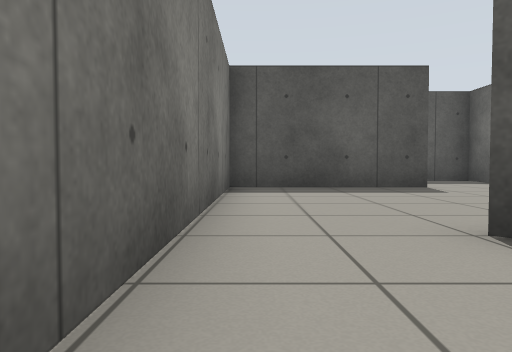
View 1 (above)

18 first-person views from a walk through a robot-simulator world made for Gazebo. The camera is 0.5 m above the floor, tilts 2° down and sees 70° across. The floor is counted in squares, 1 m on a side. Each view is taken from the middle of a square. On the plan, view 1 faces up. The plan holds only what a view shows up to about 9 squares ahead; the rest is blank.

View 2
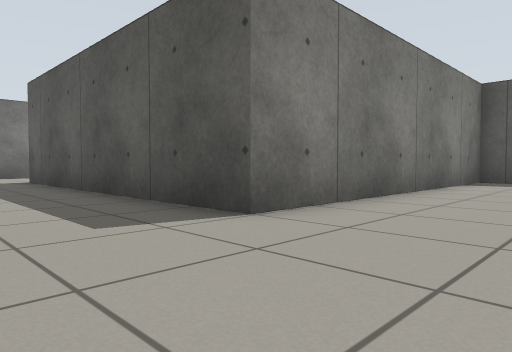

View 3
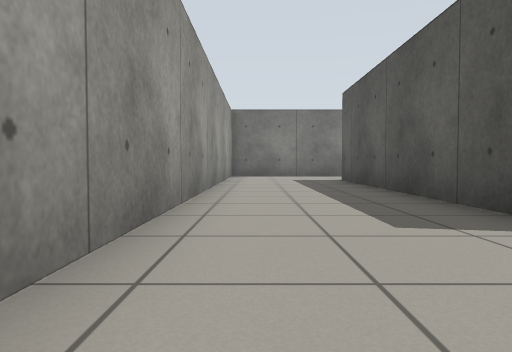

View 4
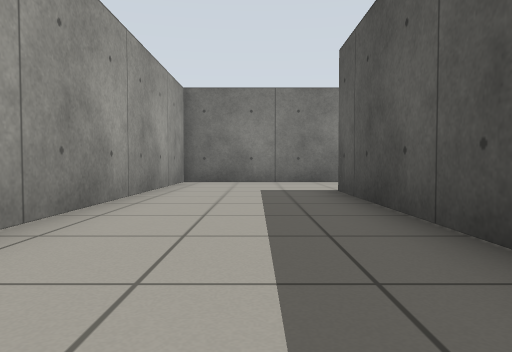

View 5
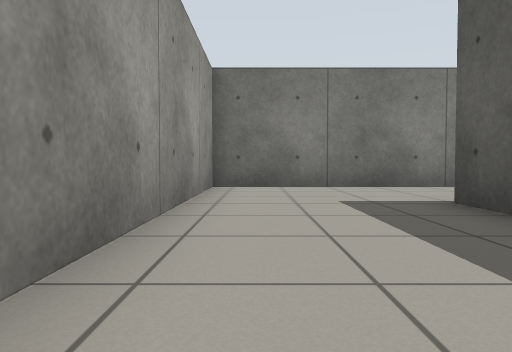

View 6
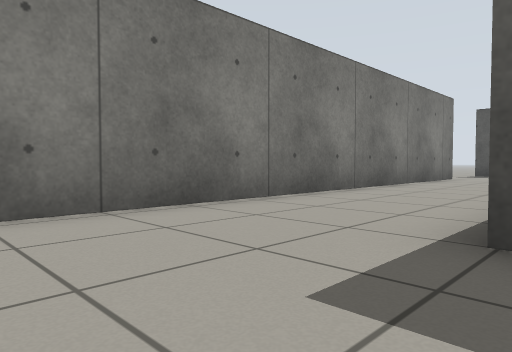

View 7
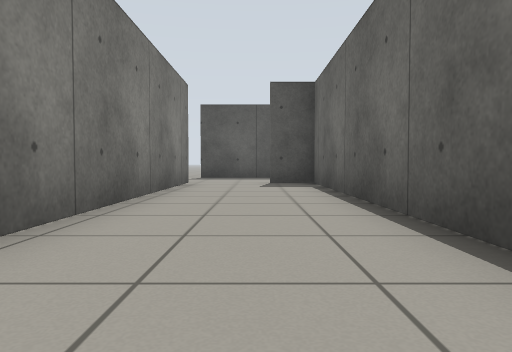

View 8
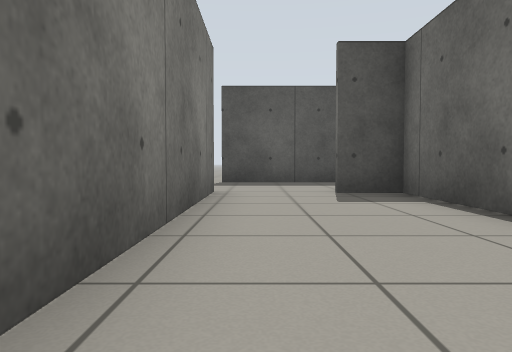

View 9
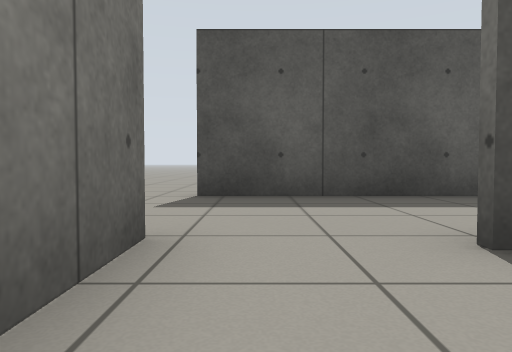

View 10
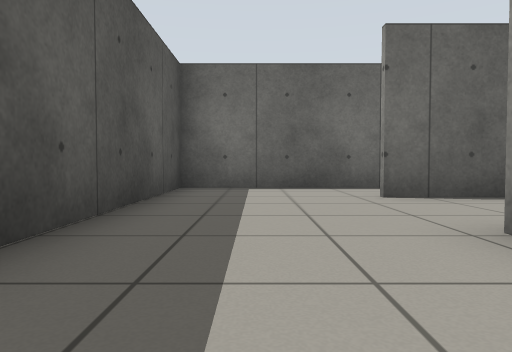

View 11
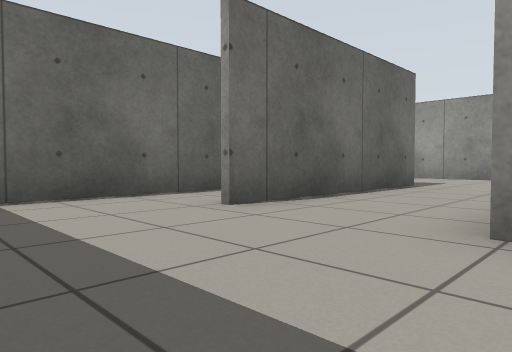

View 12
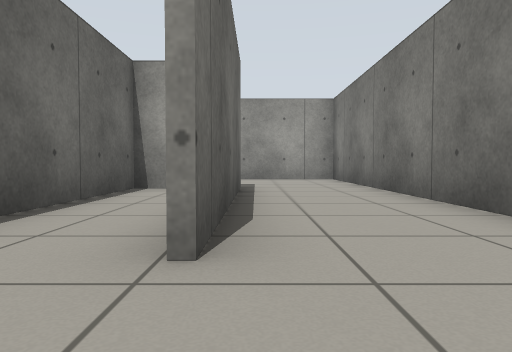

View 13
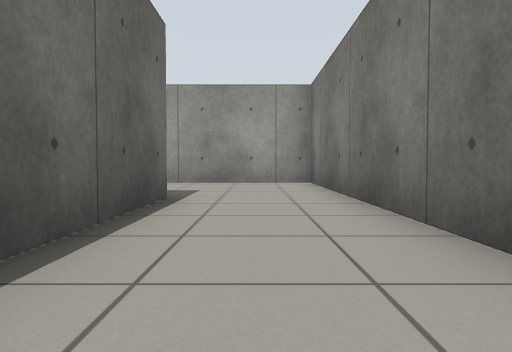

View 14
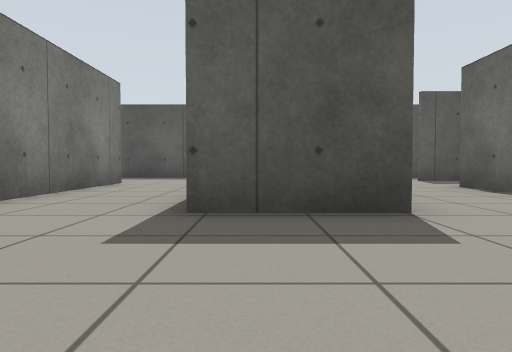

View 15
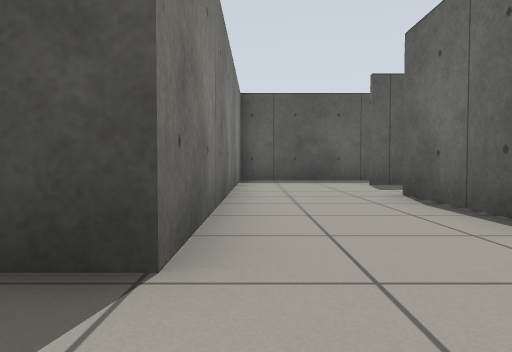

View 16
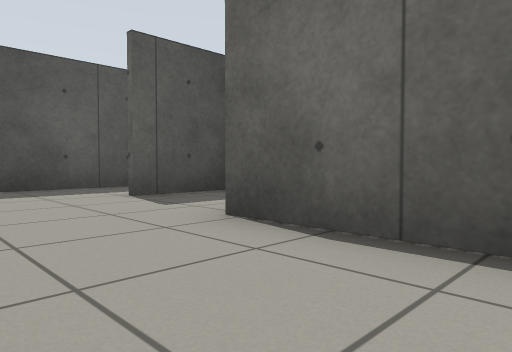

View 17
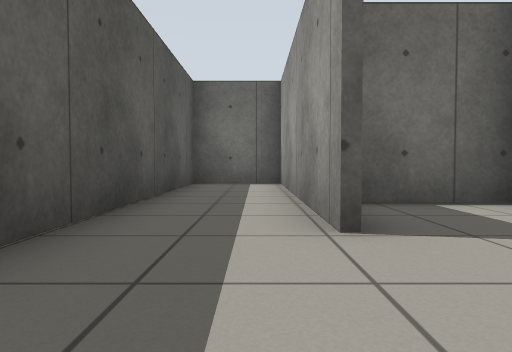

View 18
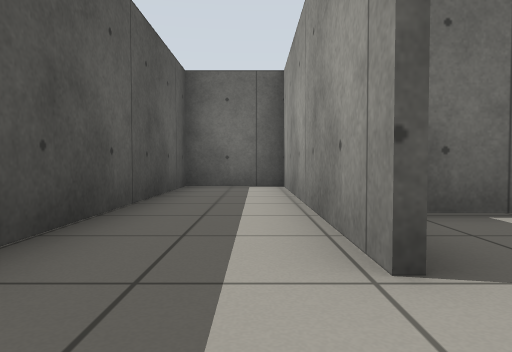

### Floor plan
Points are (right, up) in squares from view 1. A wall is a line through its corners. A room is listed if a view was taken in it or the views show most of it. See-through windows are left out.
Room 1 (views 1, 2, 3, 4, 5, 6, 7, 8, 9, 10, 11, 12)
walls: (-3.6, 3.8) (-3.6, 12.5) (-12, 12.5); (-8.5, 2) (-8.5, 9.1) (-9.8, 9.1); (-0.5, 3.4) (-0.5, -0.5) (-8.6, -0.5); (-11.7, 9.5) (-11.7, -3.9) (0.7, -3.9)
ways out: opening at (-7.5, 10) to room 2; opening at (-12.5, 13); opening at (0.5, 2.5)
Room 2 (views 13, 14, 15, 16, 17, 18)
walls: (-0.7, 5.2) (-0.7, 7.7); (-3.4, 10.7) (-3.4, 3.6) (-5.7, 3.6) (-5.7, 9.2); (1.6, 7.8) (1.6, 9.8); (-0.5, 10.4) (6, 10.4) (6, 12.5) (-1.7, 12.5); (1.5, 10.2) (-0.5, 10.2); (-8.4, 9) (-8.4, 0)
ways out: opening at (-7.5, 10) to room 1

Where each view was taken, in squares from view 1:
view 1: 0 up, 0 right, facing up
view 2: 3 down, 2 right, facing up-left
view 3: 3 down, 2 right, facing left
view 4: 2 down, 2 left, facing left
view 5: 3 down, 4 left, facing left
view 6: 3 down, 8 left, facing up-left
view 7: 0 up, 10 left, facing up
view 8: 3 up, 11 left, facing up
view 9: 7 up, 11 left, facing up
view 10: 11 up, 11 left, facing right
view 11: 12 up, 9 left, facing down-right
view 12: 11 up, 6 left, facing down
view 13: 9 up, 7 left, facing down
view 14: 0 up, 5 left, facing up
view 15: 2 up, 3 left, facing up
view 16: 5 up, 3 left, facing up-right
view 17: 11 up, 3 left, facing right
view 18: 11 up, 2 left, facing right
